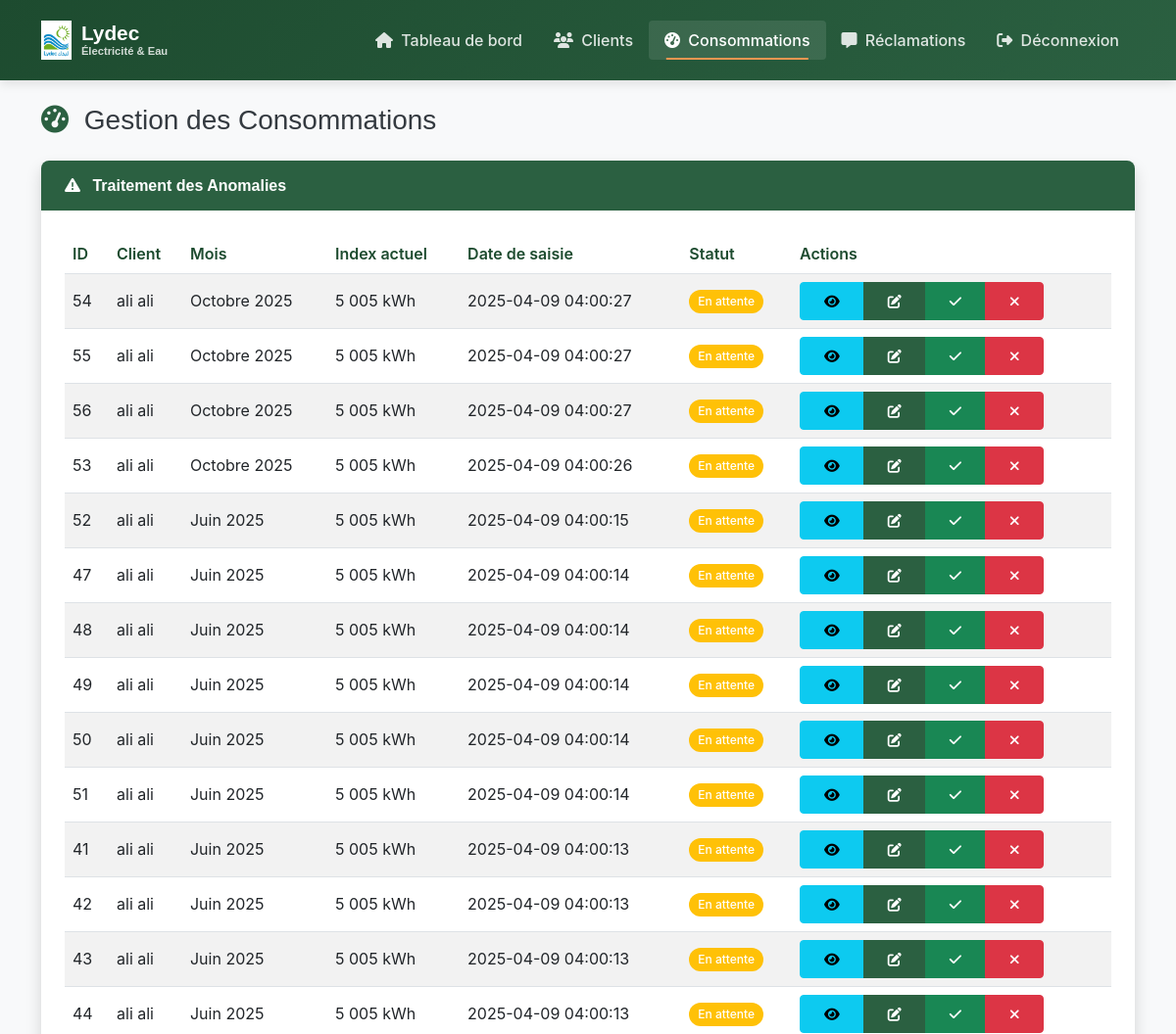
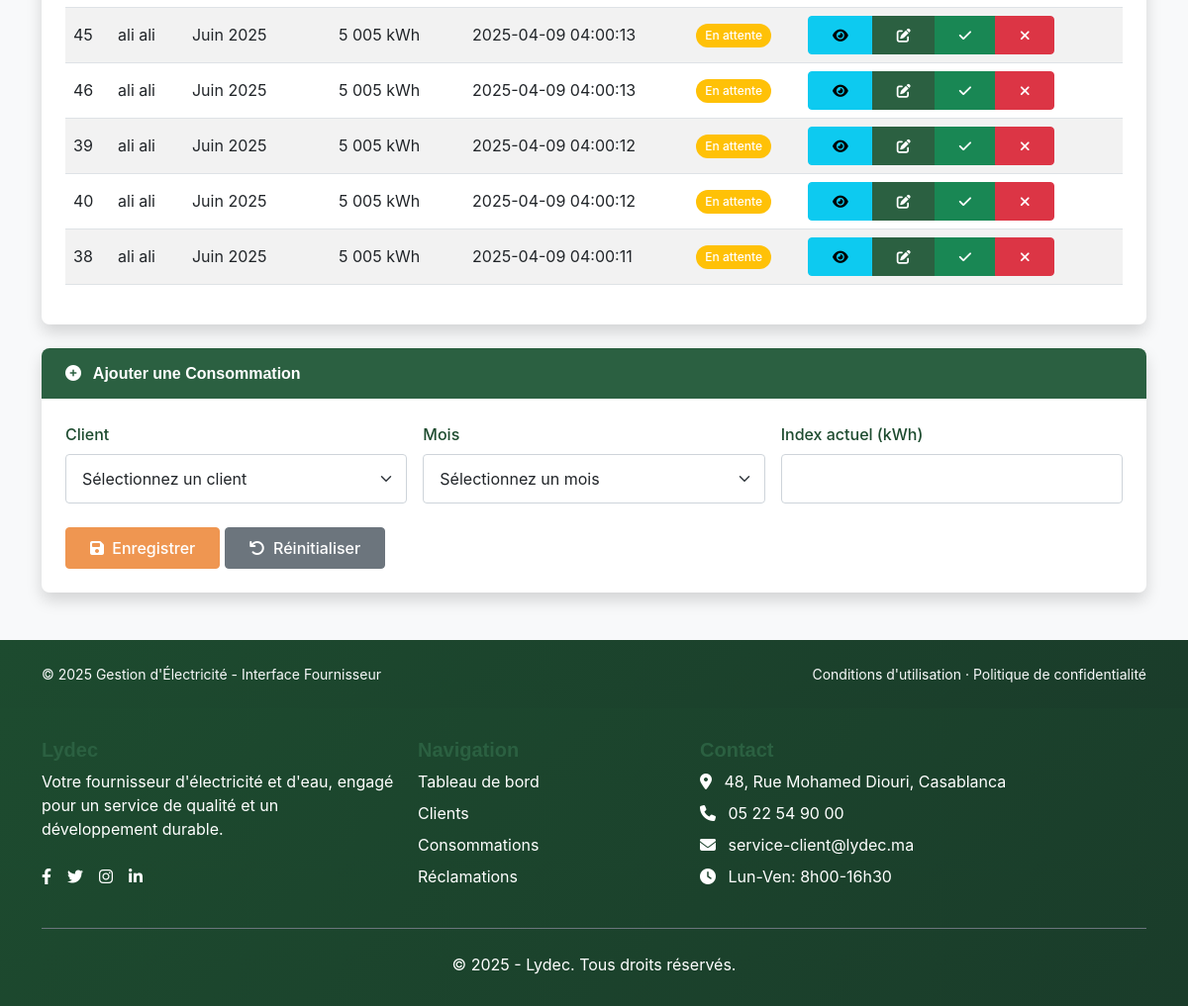
/IHM/fournisseur/consumption.php (signed in), run on the app's committed database (2 pictures, top to bottom).
### tables this page shows
CREATE TABLE Consumption (
    idC INTEGER PRIMARY KEY AUTOINCREMENT,
    client_id INTEGER NOT NULL,
    month TEXT NOT NULL,
    current_reading INTEGER NOT NULL,
    photo TEXT,
    dateReleve TEXT NOT NULL DEFAULT (datetime('now')),
    status TEXT NOT NULL DEFAULT 'approved',
    FOREIGN KEY (client_id) REFERENCES Client(id)
);

CREATE TABLE Client (
        id INTEGER PRIMARY KEY AUTOINCREMENT,
        cin TEXT NOT NULL,
        nom TEXT NOT NULL,
        prenom TEXT NOT NULL,
        email TEXT NOT NULL UNIQUE,
        telephone TEXT NOT NULL,
        adresse TEXT NOT NULL,
        password TEXT NOT NULL
    , numero_de_compteur TEXT);

### BD/Consumption.php (called while the page is built, shortened)
<?php
class Consumption {
    private $pdo;
    public function __construct($pdo) {
        $this->pdo = $pdo;
    }
    public function getConsumptionsByStatus($status) {
        try {
            $sql = "SELECT c.*, cl.nom as client_nom, cl.prenom as client_prenom
                    FROM Consumption c
                    JOIN Client cl ON c.client_id = cl.id
                    WHERE c.status = ?
                    ORDER BY c.dateReleve DESC";
            $stmt = $this->pdo->prepare($sql);
            $stmt->execute([$status]);
            return $stmt->fetchAll(\PDO::FETCH_ASSOC);
        } catch (\PDOException $e) {
            error_log("Error in getConsumptionsByStatus: " . $e->getMessage());
            return [];
        }
    }
}
?>

### IHM/fournisseur/consumption.php (the view, shortened to what this page needs)
<?php
require_once '../../BD/db.php';
require_once '../../BD/Consumption.php';
$consumptionModel = new Consumption($pdo);
$pendingConsumptions = $consumptionModel->getConsumptionsByStatus('pending');
$pageTitle = "Gestion des Consommations";
?>
<!DOCTYPE html>
<html lang="fr">
<head>
  <link href="https://cdn.jsdelivr.net/npm/bootstrap@5.3.0/dist/css/bootstrap.min.css" rel="stylesheet">
  <link rel="stylesheet" href="https://cdnjs.cloudflare.com/ajax/libs/font-awesome/6.4.0/css/all.min.css">
  <link href="https://unpkg.com/aos@2.3.1/dist/aos.css" rel="stylesheet">
  <link rel="stylesheet" href="../../assets/css/fournisseur-style.css">
</head>
<body>
<nav class="navbar navbar-expand-lg navbar-dark">
  <div class="container">
    <a class="navbar-brand d-flex align-items-center" href="dashboard.php">
      <img src="../../uploads/Lydec.png" alt="Lydec" class="logo">
      <div class="brand-text">
        <span class="brand-name">Lydec</span>
        <small class="brand-tagline d-none d-sm-inline">Électricité & Eau</small>
      </div>
    </a>
    <div class="collapse navbar-collapse" id="navbarContent">
      <ul class="navbar-nav ms-auto mb-2 mb-lg-0">
        <li class="nav-item">
          <a class="nav-link" href="dashboard.php">
            <i class="fas fa-home me-1"></i> Tableau de bord
          </a>
        </li>
        <li class="nav-item">
          <a class="nav-link" href="clients.php">
            <i class="fas fa-users me-1"></i> Clients
          </a>
        </li>
        <li class="nav-item">
          <a class="nav-link active" href="consumption.php">
            <i class="fas fa-tachometer-alt me-1"></i> Consommations
          </a>
        </li>
        <li class="nav-item">
          <a class="nav-link" href="reclamations.php">
            <i class="fas fa-comment-alt me-1"></i> Réclamations
          </a>
        </li>
        <li class="nav-item">
          <a class="nav-link" href="../../traitement/fournisseurTraitement.php?action=logout">
            <i class="fas fa-sign-out-alt me-1"></i> Déconnexion
          </a>
        </li>
      </ul>
    </div>
  </div>
</nav>
<div class="container my-4">
  <div class="d-sm-flex align-items-center justify-content-between mb-4">
    <h1 class="h3 mb-0" data-aos="fade-right">
      <i class="fas fa-tachometer-alt me-2 text-primary"></i>
      <?php echo $pageTitle; ?>
    </h1>
  </div>
  <div class="card shadow mb-4" data-aos="fade-up">
    <div class="card-header py-3">
      <h6 class="m-0 font-weight-bold text-white">
        <i class="fas fa-exclamation-triangle me-2"></i> Traitement des Anomalies
      </h6>
    </div>
    <div class="card-body">
      <div class="table-responsive">
        <table class="table table-hover table-striped align-middle">
          <thead class="bg-light">
            <tr>
              <th>ID</th>
              <th>Client</th>
              <th>Mois</th>
              <th>Index actuel</th>
              <th>Date de saisie</th>
              <th>Statut</th>
              <th>Actions</th>
            </tr>
          </thead>
          <tbody id="consumptionsTable">
            <?php if (!empty($pendingConsumptions)): ?>
              <?php foreach ($pendingConsumptions as $consumption): ?>
                <tr class="consumption-row" data-id="<?php echo $consumption['idC']; ?>">
                  <td><?php echo $consumption['idC']; ?></td>
                  <td><?php echo htmlspecialchars($consumption['client_nom'] . ' ' . $consumption['client_prenom'] ?? 'N/A'); ?></td>
                  <td><?php echo htmlspecialchars($consumption['month']); ?></td>
                  <td><?php echo number_format($consumption['current_reading'], 0, ',', ' '); ?> kWh</td>
                  <td><?php echo $consumption['dateReleve']; ?></td>
                  <td>
                    <span class="badge rounded-pill
                    <?php
                      switch($consumption['status']) {
                        default: echo 'bg-warning';
                      }
                    ?>">
                      <?php
                        switch($consumption['status']) {
                          default: echo 'En attente';
                        }
                      ?>
                    </span>
                  </td>
                  <td>
                    <div class="btn-group" role="group">
                      <button type="button" class="btn btn-sm btn-info view-consumption" data-id="<?php echo $consumption['idC']; ?>">
                        <i class="fas fa-eye"></i>
                      </button>
                      <button type="button" class="btn btn-sm btn-primary edit-consumption" data-id="<?php echo $consumption['idC']; ?>">
                        <i class="fas fa-edit"></i>
                      </button>
                      <?php if ($consumption['status'] === 'pending'): ?>
                      <button type="button" class="btn btn-sm btn-success approve-consumption" data-id="<?php echo $consumption['idC']; ?>">
                        <i class="fas fa-check"></i>
                      </button>
                      <button type="button" class="btn btn-sm btn-danger reject-consumption" data-id="<?php echo $consumption['idC']; ?>">
                        <i class="fas fa-times"></i>
                      </button>
                      <?php endif; ?>
                    </div>
                  </td>
                </tr>
              <?php endforeach; ?>
            <?php else: ?>
              <tr>
                <td colspan="6" class="text-center">Aucune consommation en attente</td>
              </tr>
            <?php endif; ?>
          </tbody>
        </table>
      </div>
    </div>
  </div>
  <div class="card shadow mb-4" data-aos="fade-up" data-aos-delay="100">
    <div class="card-header py-3">
      <h6 class="m-0 font-weight-bold text-white">
        <i class="fas fa-plus-circle me-2"></i> Ajouter une Consommation
      </h6>
    </div>
    <div class="card-body">
      <form id="addConsumptionForm" class="row g-3">
        <div class="col-md-4">
          <label for="client" class="form-label">Client</label>
          <select id="client" name="client_id" class="form-select" required>
            <option value="">Sélectionnez un client</option>
          </select>
        </div>
        <div class="col-md-4">
          <label for="month" class="form-label">Mois</label>
          <select id="month" name="month" class="form-select" required>
            <option value="">Sélectionnez un mois</option>
          </select>
        </div>
        <div class="col-md-4">
          <label for="current_reading" class="form-label">Index actuel (kWh)</label>
          <input type="number" id="current_reading" name="current_reading" class="form-control" required min="0">
        </div>
        <div class="col-12 mt-4">
          <button type="submit" class="btn btn-accent" id="submitConsumption">
            <i class="fas fa-save me-1"></i> Enregistrer
          </button>
          <button type="reset" class="btn btn-secondary">
            <i class="fas fa-undo me-1"></i> Réinitialiser
          </button>
        </div>
      </form>
    </div>
  </div>
</div>
<footer class="py-4 mt-auto">
  <div class="container">
    <div class="d-flex justify-content-between align-items-center small">
      <div class="text-light">
        &copy; <?php echo date('Y'); ?> Gestion d'Électricité - Interface Fournisseur
      </div>
      <div>
        <a href="#" class="text-light">Conditions d'utilisation</a>
        &middot;
        <a href="#" class="text-light">Politique de confidentialité</a>
      </div>
    </div>
  </div>
</footer>
<footer>
  <div class="container">
    <div class="row">
      <div class="col-md-4 mb-4 mb-md-0">
        <h5>Lydec</h5>
        <p class="mb-3">Votre fournisseur d'électricité et d'eau, engagé pour un service de qualité et un développement durable.</p>
        <div class="d-flex mt-4">
          <a href="#" class="me-3"><i class="fab fa-facebook-f"></i></a>
          <a href="#" class="me-3"><i class="fab fa-twitter"></i></a>
          <a href="#" class="me-3"><i class="fab fa-instagram"></i></a>
          <a href="#" class="me-3"><i class="fab fa-linkedin-in"></i></a>
        </div>
      </div>
      <div class="col-md-3 mb-4 mb-md-0">
        <h5>Navigation</h5>
        <ul class="list-unstyled">
          <li class="mb-2"><a href="dashboard.php">Tableau de bord</a></li>
          <li class="mb-2"><a href="clients.php">Clients</a></li>
          <li class="mb-2"><a href="consumption.php">Consommations</a></li>
          <li class="mb-2"><a href="reclamations.php">Réclamations</a></li>
        </ul>
      </div>
      <div class="col-md-5">
        <h5>Contact</h5>
        <ul class="list-unstyled">
          <li class="mb-2"><i class="fas fa-map-marker-alt me-2"></i> 48, Rue Mohamed Diouri, Casablanca</li>
          <li class="mb-2"><i class="fas fa-phone me-2"></i> 05 22 54 90 00</li>
          <li class="mb-2"><i class="fas fa-envelope me-2"></i> <a href="mailto:service-client@lydec.ma">service-client@lydec.ma</a></li>
          <li class="mb-2"><i class="fas fa-clock me-2"></i> Lun-Ven: 8h00-16h30</li>
        </ul>
      </div>
    </div>
    <div class="border-top border-secondary pt-4 mt-4 text-center">
      <p class="mb-0">&copy; <?php echo date('Y'); ?> - Lydec. Tous droits réservés.</p>
    </div>
  </div>
</footer>
</body>
</html>

### assets/css/fournisseur-style.css (style rules this page uses)
:root { --primary: #2B6041; --primary-light: #3F7D58; --primary-dark: #1D4B2F; --secondary: #4CA1AF; --secondary-light: #6BBAC8; --secondary-dark: #378896; --accent: #EF9651; --accent-light: #F2AC74; --accent-dark: #D97C34; --light: #F8F9FA; --light-gray: #E9ECEF; --medium-gray: #CED4DA; --dark-gray: #6C757D; --dark: #343A40; --success: #28a745; --info: #17a2b8; --warning: #ffc107; --danger: #dc3545; --font-main: 'Inter', sans-serif; --font-heading: 'Raleway', sans-serif; --font-accent: 'Merriweather', serif; --gradient-primary: linear-gradient(135deg, var(--primary-dark) 0%, var(--primary) 100%); --gradient-accent: linear-gradient(135deg, var(--accent-dark) 0%, var(--accent) 100%); --gradient-brand: linear-gradient(90deg, var(--primary) 0%, var(--accent) 100%); --gradient-card: linear-gradient(135deg, rgba(255,255,255,0.9) 0%, rgba(249,250,251,1) 100%); --gradient-footer: linear-gradient(135deg, var(--primary-dark) 0%, #1a3c2a 100%); }
body { font-family: var(--font-main); color: var(--dark); background-color: #f8f9fa; min-height: 100vh; display: flex; flex-direction: column; }
h1, h2, h3, h4, h5, h6 { font-family: var(--font-heading); font-weight: 700; color: var(--primary); }
a { color: var(--primary); text-decoration: none; transition: color 0.3s ease, transform 0.3s ease; }
.navbar { background: var(--gradient-primary) !important; box-shadow: 0 4px 10px rgba(0, 0, 0, 0.1); padding: 1rem 1.5rem; }
.navbar-brand { font-family: var(--font-heading); font-weight: 700; font-size: 1.5rem; color: white !important; display: flex; align-items: center; }
.logo { height: 40px; margin-right: 10px; transition: transform 0.3s ease; }
.brand-text { display: flex; flex-direction: column; line-height: 1.1; }
.brand-name { font-family: var(--font-heading); font-weight: 700; font-size: 1.3rem; color: white; }
.brand-tagline { font-size: 0.7rem; color: rgba(255, 255, 255, 0.8); }
.navbar-dark .navbar-nav .nav-link { color: rgba(255, 255, 255, 0.85); font-weight: 500; padding: 0.5rem 1rem; border-radius: 0.25rem; transition: all 0.3s ease; position: relative; }
.navbar-dark .navbar-nav .nav-link:hover, .navbar-dark .navbar-nav .nav-link.active { color: white; background-color: rgba(255, 255, 255, 0.1); }
.navbar-dark .navbar-nav .nav-link:after { content: ''; position: absolute; width: 0; height: 2px; bottom: 0; left: 50%; background-color: var(--accent); transition: all 0.3s ease; transform: translateX(-50%); }
.navbar-dark .navbar-nav .nav-link:hover:after, .navbar-dark .navbar-nav .nav-link.active:after { width: 80%; }
.card { border: none; border-radius: 0.5rem; overflow: hidden; box-shadow: 0 5px 15px rgba(0, 0, 0, 0.05); transition: transform 0.3s ease, box-shadow 0.3s ease; background: white; margin-bottom: 1.5rem; }
.card-header { background-color: var(--primary); color: white; font-weight: 600; border-bottom: none; padding: 1rem 1.5rem; }
.card-body { padding: 1.5rem; }
.btn { font-weight: 500; padding: 0.5rem 1.5rem; border-radius: 0.25rem; transition: all 0.3s ease; }
.btn-primary { background-color: var(--primary); border-color: var(--primary); }
.btn-accent { background-color: var(--accent); border-color: var(--accent); color: white; }
.form-control, .form-select { padding: 0.75rem 1rem; border-radius: 0.25rem; border: 1px solid var(--medium-gray); font-size: 1rem; transition: all 0.3s ease; }
.form-label { font-weight: 500; color: var(--primary-dark); margin-bottom: 0.5rem; }
.table { border-collapse: separate; border-spacing: 0; }
.table th { font-weight: 600; color: var(--primary-dark); border-bottom-width: 1px; }
.table td { vertical-align: middle; }
.table-hover tbody tr { transition: background-color 0.3s ease; }
.badge { font-weight: 500; padding: 0.5em 0.75em; }
footer { background: var(--gradient-footer); color: white; padding: 30px 0; margin-top: auto; }
footer a { color: white; transition: color 0.3s ease; }
.text-primary { color: var(--primary) !important; }
[data-aos] { transition-timing-function: cubic-bezier(0.25, 0.1, 0.25, 1.0); }
.text-white { color: #ffffff !important; }

### data on the page
consumption: idC "54", client.prenom "ali ali", month "Octobre 2025", current_reading "5 005", dateReleve "2025-04-09 04:00:27", status "En attente"
consumption: idC "55", client.prenom "ali ali", month "Octobre 2025", current_reading "5 005", dateReleve "2025-04-09 04:00:27", status "En attente"
consumption: idC "56", client.prenom "ali ali", month "Octobre 2025", current_reading "5 005", dateReleve "2025-04-09 04:00:27", status "En attente"
consumption: idC "53", client.prenom "ali ali", month "Octobre 2025", current_reading "5 005", dateReleve "2025-04-09 04:00:26", status "En attente"
consumption: idC "52", client.prenom "ali ali", month "Juin 2025", current_reading "5 005", dateReleve "2025-04-09 04:00:15", status "En attente"
consumption: idC "47", client.prenom "ali ali", month "Juin 2025", current_reading "5 005", dateReleve "2025-04-09 04:00:14", status "En attente"
consumption: idC "48", client.prenom "ali ali", month "Juin 2025", current_reading "5 005", dateReleve "2025-04-09 04:00:14", status "En attente"
consumption: idC "49", client.prenom "ali ali", month "Juin 2025", current_reading "5 005", dateReleve "2025-04-09 04:00:14", status "En attente"
consumption: idC "50", client.prenom "ali ali", month "Juin 2025", current_reading "5 005", dateReleve "2025-04-09 04:00:14", status "En attente"
consumption: idC "51", client.prenom "ali ali", month "Juin 2025", current_reading "5 005", dateReleve "2025-04-09 04:00:14", status "En attente"
consumption: idC "41", client.prenom "ali ali", month "Juin 2025", current_reading "5 005", dateReleve "2025-04-09 04:00:13", status "En attente"
consumption: idC "42", client.prenom "ali ali", month "Juin 2025", current_reading "5 005", dateReleve "2025-04-09 04:00:13", status "En attente"
consumption: idC "43", client.prenom "ali ali", month "Juin 2025", current_reading "5 005", dateReleve "2025-04-09 04:00:13", status "En attente"
consumption: idC "44", client.prenom "ali ali", month "Juin 2025", current_reading "5 005", dateReleve "2025-04-09 04:00:13", status "En attente"
consumption: idC "45", client.prenom "ali ali", month "Juin 2025", current_reading "5 005", dateReleve "2025-04-09 04:00:13", status "En attente"
consumption: idC "46", client.prenom "ali ali", month "Juin 2025", current_reading "5 005", dateReleve "2025-04-09 04:00:13", status "En attente"
consumption: idC "39", client.prenom "ali ali", month "Juin 2025", current_reading "5 005", dateReleve "2025-04-09 04:00:12", status "En attente"
consumption: idC "40", client.prenom "ali ali", month "Juin 2025", current_reading "5 005", dateReleve "2025-04-09 04:00:12", status "En attente"
consumption: idC "38", client.prenom "ali ali", month "Juin 2025", current_reading "5 005", dateReleve "2025-04-09 04:00:11", status "En attente"

### other printed values
$pageTitle "Gestion des Consommations"
